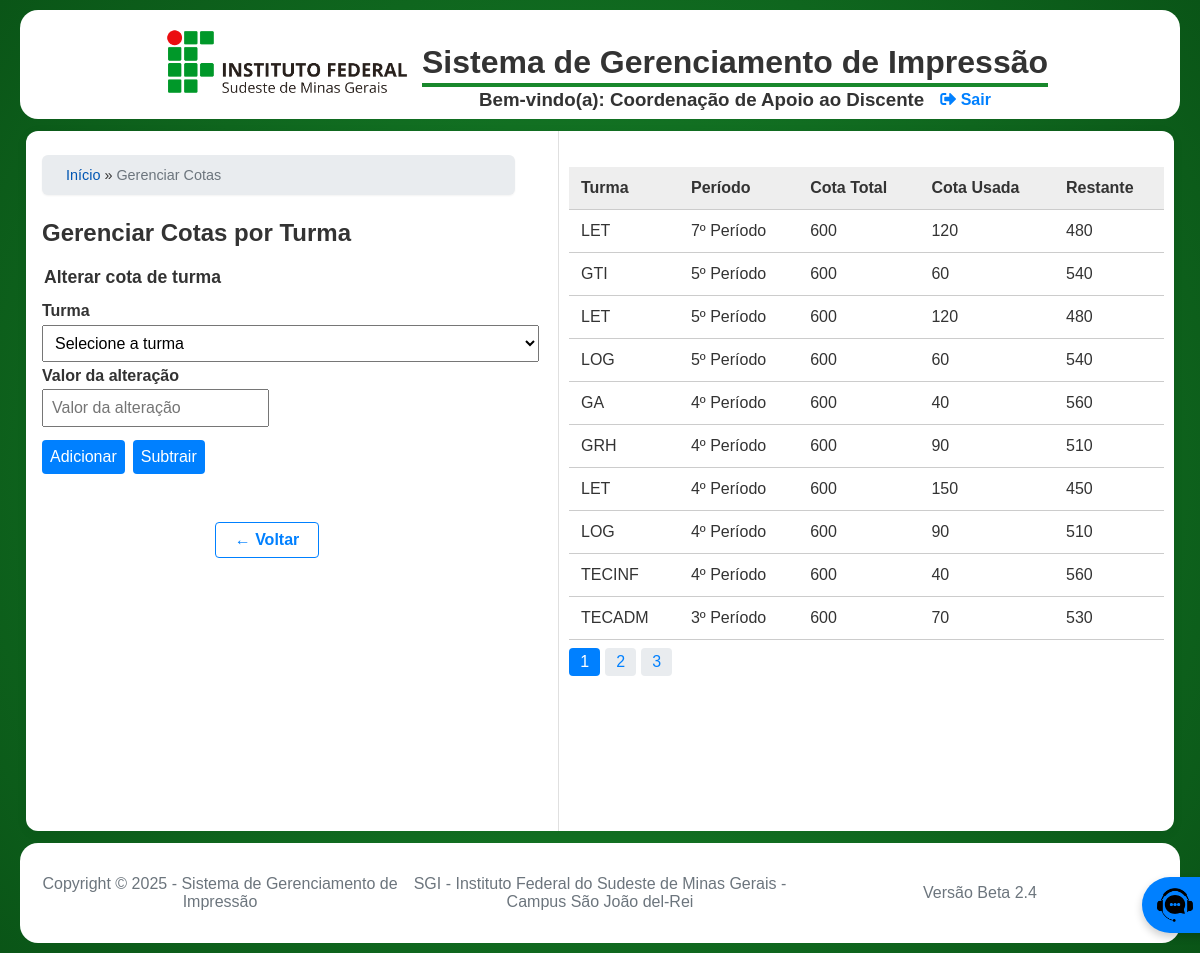
The app's page /pages/admin_cad/gerenciar_cotas.php (signed in) with its own data.
### tables this page shows
CREATE TABLE `CotaAluno` (
  `id` int(11) NOT NULL AUTO_INCREMENT,
  `turma_id` int(11) NOT NULL,
  `cota_total` int(11) NOT NULL DEFAULT 0,
  `cota_usada` int(11) NOT NULL DEFAULT 0,
  PRIMARY KEY (`id`),
  KEY `turma_id` (`turma_id`),
  CONSTRAINT `CotaAluno_ibfk_1` FOREIGN KEY (`turma_id`) REFERENCES `Turma` (`id`) ON DELETE CASCADE
);

CREATE TABLE `Curso` (
  `id` int(11) NOT NULL AUTO_INCREMENT,
  `sigla` varchar(20) NOT NULL,
  `nome_completo` varchar(100) NOT NULL,
  PRIMARY KEY (`id`),
  UNIQUE KEY `sigla` (`sigla`)
);

CREATE TABLE `Turma` (
  `id` int(11) NOT NULL AUTO_INCREMENT,
  `curso_id` int(11) NOT NULL,
  `periodo` varchar(20) NOT NULL,
  PRIMARY KEY (`id`),
  UNIQUE KEY `curso_id` (`curso_id`,`periodo`),
  CONSTRAINT `Turma_ibfk_1` FOREIGN KEY (`curso_id`) REFERENCES `Curso` (`id`) ON DELETE CASCADE
);

### pages/admin_cad/gerenciar_cotas.php (the view, shortened to what this page needs)
<?php
require_once '../../includes/config.php';
$pagina = isset($_GET['pagina']) && is_numeric($_GET['pagina']) ? (int)$_GET['pagina'] : 1;
$limite = 10;
$offset = ($pagina - 1) * $limite;
$sql_count = "SELECT COUNT(*) AS total FROM CotaAluno";
$total_resultados = $conn->query($sql_count)->fetch()->total ?? 0;
$total_paginas = ceil($total_resultados / $limite);
$stmt = $conn->prepare("SELECT ca.*, c.sigla, c.nome_completo, t.periodo
                      FROM CotaAluno ca
                      JOIN Turma t ON ca.turma_id = t.id
                      JOIN Curso c ON t.curso_id = c.id
                      ORDER BY t.periodo DESC, c.sigla ASC
                      LIMIT :limite OFFSET :offset");
$stmt->bindValue(':limite', $limite, PDO::PARAM_INT);
$stmt->bindValue(':offset', $offset, PDO::PARAM_INT);
$stmt->execute();
$cotas = $stmt->fetchAll();
include_once '../../includes/header.php';
?>
<link rel="stylesheet" href="./css/gerenciar_cotas.css?v=<?= ASSET_VERSION ?>">
<div class="dashboard-layout">
  <aside class="dashboard-aside-cotas">
    <div class="container-principal">
        <?php
        if (isset($_SESSION['usuario'])) {
            gerar_migalhas();
        }
        ?>
    <h1>Gerenciar Cotas por Turma</h1>
    <section aria-label="Formulário de cotas">
      <form method="POST" class="form-cotas">
        <fieldset style="border:0;padding:0;margin:0;">
          <legend style="font-size:1.1em;font-weight:600;margin-bottom:0.5em;">Alterar cota de turma</legend>
          <label for="turma">Turma</label>
          <select id="turma" name="turma" required>
            <option value="" disabled selected>Selecione a turma</option>
          </select>
          <label for="valor_cota">Valor da alteração</label>
          <input type="number" id="valor_cota" name="valor_cota" min="1" placeholder="Valor da alteração" required>
          <div style="margin: 0.5em 0; display: flex; gap: 0.5em; flex-wrap: wrap;">
            <button type="submit" name="acao" value="adicionar">Adicionar</button>
            <button type="submit" name="acao" value="subtrair">Subtrair</button>
          </div>
        </fieldset>
      </form>
    </section>
    <nav class="btn-container" aria-label="Ações">
      <a class="btn-back" href="dashboard_cad.php">&larr; Voltar</a>
    </nav>
  </aside>
  <main class="dashboard-main">
    <div class="responsive-table">
      <table>
        <thead>
          <tr>
            <th>Turma</th>
            <th>Período</th>
            <th>Cota Total</th>
            <th>Cota Usada</th>
            <th>Restante</th>
          </tr>
        </thead>
        <tbody>
          <?php foreach ($cotas as $cota): ?>
          <tr>
            <td data-label="Turma"><?= htmlspecialchars($cota->sigla) ?></td>
            <td data-label="Período"><?= htmlspecialchars($cota->periodo) ?></td>
            <td data-label="Cota Total"><?= $cota->cota_total ?></td>
            <td data-label="Usada"><?= $cota->cota_usada ?></td>
            <td data-label="Restante"><?= $cota->cota_total - $cota->cota_usada ?></td>
          </tr>
          <?php endforeach; ?>
        </tbody>
      </table>
      <?php if ($total_paginas > 1): ?>
                <nav class="paginacao">
                    <?php for ($i = 1; $i <= $total_paginas; $i++): ?>
                        <a class="<?= $i === $pagina ? 'pagina-ativa' : '' ?>"
                            href="?<?= http_build_query(array_merge($_GET, ['pagina' => $i])) ?>">
                            <?= $i ?>
                        </a>
                    <?php endfor; ?>
                </nav>
      <?php endif; ?>
    </div>
  </main>
</div>
<?php include_once '../../includes/footer.php'; ?>

### css/styles.css (style rules this page uses)
body { background: radial-gradient(circle at center, #19882c, #0A5517); background-attachment: fixed; font-family: Arial, sans-serif; margin: 0; padding: 0; color: #333; }
a { text-decoration: none; }
.dashboard-layout { display: flex; min-height: 700px; background: #fff; margin: 12px 26px; border-radius: 12px; box-shadow: 0 2px 12px rgba(0,0,0,0.06); }
.dashboard-main { margin-left: 10px; margin-right: 10px; width: 65%; max-height: 600px; overflow-y: auto; flex: 1; min-width: 0; padding: 1rem 0 1rem 0; }
.btn-container { display: flex; flex-direction: column; gap: 0.5rem; width: 90%; margin-top: 1rem; }
.btn-back { display: inline-block; margin: 1.5rem auto 0 auto; background: #fff; color: #0080ff; border: 1px solid #0080ff; border-radius: 4px; padding: 0.5rem 1.2rem; font-size: 1em; font-weight: 600; text-align: center; text-decoration: none; transition: background 0.2s, color 0.2s; }
.paginacao { display: flex; gap: 0.3rem; margin-top: 0.5rem; }
.paginacao a { padding: 0.3rem 0.7rem; border-radius: 4px; background: #e9ecef; color: #0080ff; text-decoration: none; font-weight: 500; }
.paginacao a.pagina-ativa { background: #0080ff; color: #fff; }

### pages/admin_cad/css/gerenciar_cotas.css (style rules this page uses)
.form-cotas { display: flex; flex-direction: column; gap: 0.5rem; width: 90%; max-width: 600px; margin-top: 1rem; }
.dashboard-aside-cotas { min-width: 500px; border-right: 1px solid #e0e0e0; padding: 1.5rem 1rem 1rem 1rem; display: flex; flex-direction: column; gap: 1.8rem; }
.form-cotas label { display: flex; flex-direction: column; font-weight: 600; margin-top: 5px; }
.form-cotas input, .form-cotas select, .form-cotas button { padding: 0.5rem; font-size: 1rem; margin-top: 0.3rem; }
.form-cotas button { background-color: #0080ff; color: white; border: none; border-radius: 4px; cursor: pointer; }
.responsive-table { margin-top: 20px; overflow-x: auto; width: 100%; min-height: 400px; }
table { width: 100%; border-collapse: collapse; background: #fff; }
thead { background-color: #eee; }
th, td { padding: 0.75rem; text-align: left; border-bottom: 1px solid #ccc; }

### records on screen
cotaaluno: curso.sigla "LET", turma.periodo "7º Período", cota_total "600", cota_usada "120", $cota->cota_total - $cota->cota_usada "480"
cotaaluno: curso.sigla "GTI", turma.periodo "5º Período", cota_total "600", cota_usada "60", $cota->cota_total - $cota->cota_usada "540"
cotaaluno: curso.sigla "LET", turma.periodo "5º Período", cota_total "600", cota_usada "120", $cota->cota_total - $cota->cota_usada "480"
cotaaluno: curso.sigla "LOG", turma.periodo "5º Período", cota_total "600", cota_usada "60", $cota->cota_total - $cota->cota_usada "540"
cotaaluno: curso.sigla "GA", turma.periodo "4º Período", cota_total "600", cota_usada "40", $cota->cota_total - $cota->cota_usada "560"
cotaaluno: curso.sigla "GRH", turma.periodo "4º Período", cota_total "600", cota_usada "90", $cota->cota_total - $cota->cota_usada "510"
cotaaluno: curso.sigla "LET", turma.periodo "4º Período", cota_total "600", cota_usada "150", $cota->cota_total - $cota->cota_usada "450"
cotaaluno: curso.sigla "LOG", turma.periodo "4º Período", cota_total "600", cota_usada "90", $cota->cota_total - $cota->cota_usada "510"
cotaaluno: curso.sigla "TECINF", turma.periodo "4º Período", cota_total "600", cota_usada "40", $cota->cota_total - $cota->cota_usada "560"
cotaaluno: curso.sigla "TECADM", turma.periodo "3º Período", cota_total "600", cota_usada "70", $cota->cota_total - $cota->cota_usada "530"

### other values on screen
SITE_NAME "Sistema de Gerenciamento de Impressão"
$nome_exibicao "Gerenciar Cotas"
CURRENT_YEAR "2025"
SITE_DESCRIPTION "SGI - Instituto Federal do Sudeste de Minas Gerais - Campus São João del-Rei"
ASSET_VERSION "2.4"
